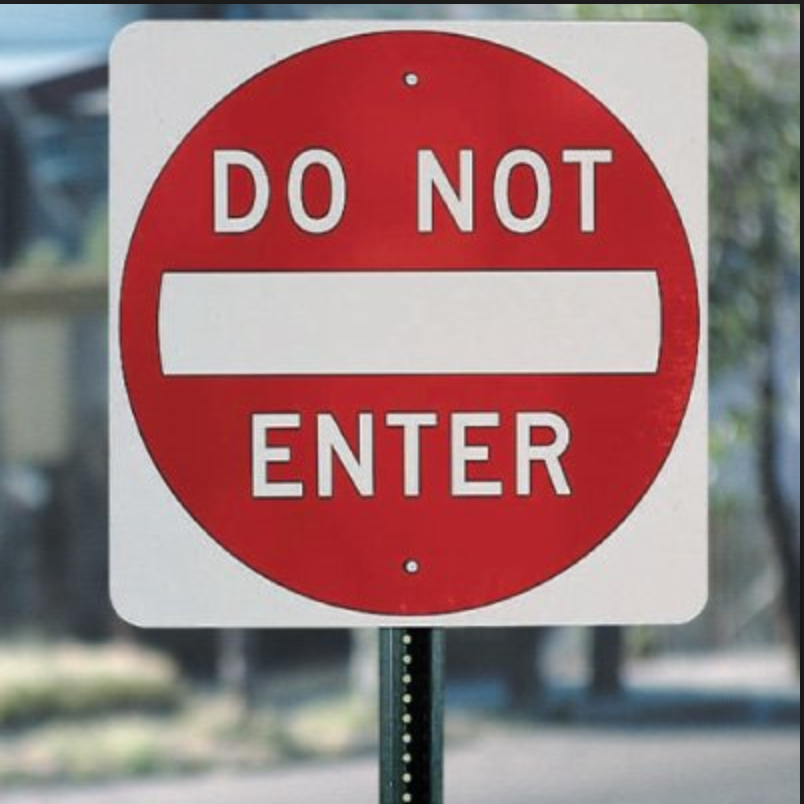
#> input picture cs6476/detect_traffic_signs_and_lights/input_images/img-5-a-1.png, 804 x 804 px, given in place of simple_tl.png, which was not available
$ python experiment.py   (Python 2 division)   (older library calls are emulated)
#> lines starting #> are read from the running program, lines starting #| are printed output that depends on the picture; after the words box and inside, x2 and y2 are one past the last pixel; in counts of white or black regions, pixels touching at a corner belong together; pictures that were not available may be replaced by others from this repository, and a replacement may not be noted
### cs6476/detect_traffic_signs_and_lights/ps2.py
"""
CS6476 Problem Set 2 imports. Only Numpy and cv2 are allowed.
"""
import cv2
import numpy as np

# enable this flag to pass Bonnie
traffic_light_bonnie = False

bonnies_test = False
debug = False
plot = True
error_centroid = (-1,-1)

def printConfig():
    if bonnies_test:
        print('bonnie_test is enabled')
    else:
        print('bonnie_test is disabled')

    if plot:
        print('plot is enabled')
    else:
        print('plot is disabled')
    if debug:
        print('debug is enable')
    else:
        print('debug is disabled')

if bonnies_test:
    warning_hough_params = {'rho':1,'theta':1,'threshold':5,'min_length':20,'min_gap':10}
    yield_hough_params = {'rho':1,'theta':6,'threshold':1,'min_length':1,'min_gap':1}
    stop_hough_params = {'rho':1,'theta':1,'threshold':1,'min_length':1,'min_gap':1}
    # DNE sign params are in its function
    # Traffic light circle parameters
    traffic_light_hough_params = {'rho':1,'theta':1,'threshold':10,'min_length':1,'min_gap':1}
    radii_range = range(15,30,1)
    traffic_light_circle_hough_params = {'radii_range':radii_range,'param1':40,'param2':2}
else:
    traffic_light_hough_params = {'rho':1,'theta':1,'threshold':1,'min_length':1,'min_gap':1}

    # color masking does not work well here due to that the sun has the same color the warning sign
    # To fix: tune the parameters -> circles have shorter line length
    # this passes the local test file and works fine for part3
    # For part 4: warning sign is much hard to detect as the noise makes the sun detectable in this case.
    warning_hough_params = {'rho':1,'theta':1,'threshold':35,'min_length':15,'min_gap':0}

    # color masking can indentify 3 objects: traffic light (red circle), do not enter sign, and yield sign.
    # To fix: tuine the parameters: first two objects are circle and their straight lines are much shorted than the yield sign
    # increase the min_length
    yield_hough_params = {'rho':1,'theta':1,'threshold':20,'min_length':70,'min_gap':20}

    # stop sign does not need tuning as the color is unique as compare to other red objects
    stop_hough_params = {'rho':1,'theta':6,'threshold':1,'min_length':1,'min_gap':1}

    # using hough circle for multiple signs on the image
    # tune the radii range to the size of DNE sign sshould make it work
    # increase param2 -> less circles
    # NOTE: now it may detect stop sign as circle, but it is only taking the first cicle as the centroid
    # DNE sign should be the first circle that it should have get more votes in the houghCicle proceddure.

    # TODO: this method is very dependent on the size of the DNE sign on the image.
    radii_range = range(15,40,1)
    dne_hough_params = {'radii_range':radii_range,'param1':40,'param2':15}

    # Traffic light circle parameters
    radii_range = range(15,30,1)
    traffic_light_circle_hough_params = {'radii_range':radii_range,'param1':40,'param2':2}

printConfig()

def getTrafficLightState(img_in,radii_range):
    # Convert to grayscale
    img_in_gray = cv2.cvtColor(img_in, cv2.COLOR_BGR2GRAY)

    # Apply Gaussian Blue to reduce the noise and false positive rate
    img_in_gaussian_blur = cv2.GaussianBlur(img_in_gray, (9,9), 0)

    # Hough circle
    coordinates = [0]
    param2_val = 15
    while len(coordinates) != 3 and param2_val > 0:
        circles = cv2.HoughCircles(img_in_gaussian_blur, cv2.cv.CV_HOUGH_GRADIENT,1, max(radii_range),
            param1=25,param2=param2_val,
            minRadius=min(radii_range),
            maxRadius=max(radii_range))

        circles = np.uint16(np.around(circles))
        coordinates = []
        sun_luma_threshold = 200
        # (i[0],i[1]) -> (col,row)
        for i in circles[0,:]:
            x,y = i[0],i[1]
            if img_in_gray[y][x] > sun_luma_threshold:
                radius = i[2]
                red_zone_coord = img_in[y-radius*2][x]
                if red_zone_coord[0] != 0 or red_zone_coord[1] != 0:
                    continue
            coordinates.append([x,y])
        param2_val -= 1

    #inorder of red to green light
    coordinates.sort(key=lambda x: x[1])
    state = "Unknown"
    for x,y in coordinates:
        bgr = img_in[y][x]
        if 255 in bgr:
            if bgr[1] == 255 and bgr[2] == 255:
                state = 'yellow'
            elif bgr[1] == 255:
                state = 'green'
            else:
                state = 'red'
    return tuple(coordinates[1]),state

def traffic_light_detection(img_in, radii_range, enable_circle_method=True, force_circle_method_off=False):

    # do not care about state here
    # plot images
    image_name = 'traffic_light/traffic_light'
    method = 'segment'
    # HSV color masking
    hsv,mask,masked_img = colorMask(img_in,color_mask_single='gray')
    # gaussian filter
    img_in_gaussian_blur = cv2.GaussianBlur(masked_img, (9,9), 0)
    # Canny Edge Detection:
    threshold1 = 150
    threshold2 = 350
    apertureSize = 5
    img_in_canny = cv2.Canny(img_in_gaussian_blur, threshold1 = threshold1, threshold2 = threshold2, apertureSize = apertureSize)
    lines = houghLines(img_in_canny,traffic_light_hough_params)

    if (lines is None and enable_circle_method) and force_circle_method_off is False:
        method = 'circle'
#        hsv,mask,masked_img = colorMask(img_in,color_mask_single='warning')
        img_in_gray = cv2.cvtColor(img_in, cv2.COLOR_BGR2GRAY)
        img_in_gaussian_blur = cv2.GaussianBlur(img_in_gray, (9,9), 0)
        lines = houghLines(img_in_gaussian_blur,traffic_light_circle_hough_params,method='circle')

    if plot:
        cv2.imwrite("./{}_masked_img.png".format(image_name), masked_img)
        cv2.imwrite("./{}_mask.png".format(image_name), mask)
        cv2.imwrite("./{}_canny.png".format(image_name), img_in_canny)
    drawHoughLines(img_in,lines,image_name=image_name,method=method)

    coord,state = getTrafficLightState(img_in,radii_range)

    if traffic_light_bonnie:
        return coord,state

    if method == 'segment':
        return findCentroid(img_in, lines, 'traffic_light_segment', image_name),state
    else:
        return findCentroid(img_in, lines, 'traffic_light_circle', image_name),state

# [504 lines left out: functions yield_sign_detection, stop_sign_detection, warning_sign_detection, construction_sign_detection, do_not_enter_sign_detection, traffic_sign_detection and 12 more, not called in this run]

def drawHoughLines(img_in, lines, method = 'segment', image_name = 'hough_line', color = [0,0,0], thickness = 2 ):
    if lines is None:
        return -1

    if debug:
        print("Debug: hough lines are:",lines)
        print("Debug: number of hough lines are:",len(lines[0]))
    img_copy = np.copy(img_in)
    if method == 'segment':
        for line in lines[0]:
            x1 = line[0]
            y1 = line[1]
            x2 = line[2]
            y2 = line[3]
            cv2.line(img_copy,(x1,y1),(x2,y2),color,thickness)
    elif method == 'circle':
        for x,y,r in lines[0]:
            cv2.circle(img_copy, (x, y), 2, color, thickness)
            cv2.circle(img_copy, (x, y), r, color, thickness)
    else:
        for line in lines:
            for rho,theta in line:
                a = np.cos(theta)
                b = np.sin(theta)
                x0 = a*rho
                y0 = b*rho
                x1 = int(x0 + 1000*(-b))
                y1 = int(y0 + 1000*(a))
                x2 = int(x0 - 1000*(-b))
                y2 = int(y0 - 1000*(a))
                cv2.line(img_copy,(x1,y1),(x2,y2),color,thickness)

    if plot:
        cv2.imwrite("./{}_hough_line.png".format(image_name), img_copy)

def houghLines(img_in, params, method = 'segment'):
    if method == 'segment':
        expected_params = ['rho', 'theta', 'threshold', 'min_length', 'min_gap']
        if len(expected_params) != len(params.keys()):
            raise ValueError("def houghLines: the length of parameters is not expected.")
        for param in expected_params:
            if param not in params:
                raise ValueError("def houghLines: parameter",param,"is not found in the argument.")
        lines = cv2.HoughLinesP(img_in, rho = params['rho'], theta = params['theta']*np.pi/180, threshold = params['threshold'], minLineLength = params['min_length'], maxLineGap = params['min_gap'])
    elif method == 'circle':
        radii_range = params['radii_range']
        param1 = params['param1']
        param2 = params['param2']

        circles = cv2.HoughCircles(img_in, cv2.cv.CV_HOUGH_GRADIENT,1, max(radii_range),
            param1=param1,param2=param2,
            minRadius=min(radii_range),
            maxRadius=max(radii_range))
        if circles is not None:
            circles = np.uint16(np.around(circles))
        return circles
    else:
        # not used
        lines = cv2.HoughLines(img_in, rho=params['rho'], theta=params['theta']*np.pi/180, threshold=params['threshold'])
    return lines

def colorMask(img_in, color_mask_lower = False, color_mask_upper = False, color_mask_single = False):

    color_map = {'yield':[0,255,255],'stop':[0,255,204],'dne':[0,255,255],'warning':[30,255,255],'construct':[15,255,255],'black':[0,0,0],'gray':[0,0,51]}

    img_copy = np.copy(img_in)
    if not color_mask_single and not color_mask_upper and not color_mask_single:
        raise ValueError("def colorMask: the color must be specified.")

    if color_mask_single is not False:
        if color_mask_single in color_map:
            color_arg = color_map[color_mask_single]
        else:
            color_arg = color_mask_single
        lower_color = np.array(color_arg)
        upper_color = np.array(color_arg)
    else:
        lower_color = np.array(color_mask_lower)
        upper_color = np.array(color_mask_upper)

    if debug:
        print("Debug: lower_color",lower_color," Upper_color",upper_color)
    hsv = cv2.cvtColor(img_copy, cv2.COLOR_BGR2HSV)
    mask = cv2.inRange(hsv, lower_color, upper_color)
    masked_img = cv2.bitwise_and(img_in,img_in, mask= mask)

    return (hsv,mask,masked_img)


# [4 lines left out: function computeAngle, not called in this run]

### cs6476/detect_traffic_signs_and_lights/experiment.py
"""
CS6476: Problem Set 2 Experiment file

This script contains a series of function calls that run your ps2
implementation and output images so you can verify your results.
"""


import cv2
import numpy as np
import ps2


# [75 lines left out: functions draw_tl_center, mark_traffic_signs, not called in this run]

def part_1():

    input_images = ['simple_tl', 'scene_tl_1', 'scene_tl_2', 'scene_tl_3']
    output_labels = ['ps2-1-a-1', 'ps2-1-a-2', 'ps2-1-a-3', 'ps2-1-a-4']
    # Define a radii range, you may define a smaller range based on your
    # observations.
    radii_range = range(10, 30, 1)
    for img_in, label in zip(input_images, output_labels):

        tl = cv2.imread("input_images/{}.png".format(img_in))
#> tl is the input picture: shape (804, 804, 3); mean B, G, R 121.4, 120.3, 154.6
        coords, state = ps2.traffic_light_detection(tl, radii_range)
#> in houghLines, `lines = cv2.HoughLinesP(img_in, rho = params['rho'], theta = params['t..`: lines = None
#> in traffic_light_detection, `img_in_gray = cv2.cvtColor(img_in, cv2.COLOR_BGR2GRAY)`:
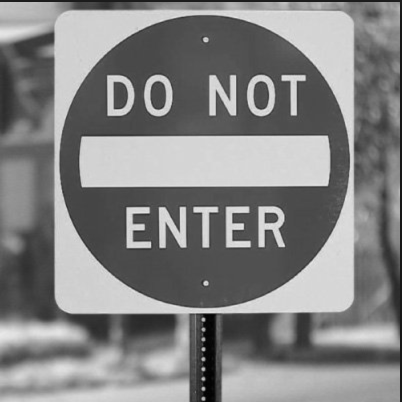
#> img_in_gray: shape (804, 804) (shown at 1/2 size); min 1, max 240, mean 130.6
#> in houghLines (call 2), `circles = cv2.HoughCircles(img_in, cv2.cv.CV_HOUGH_GRADIENT,1, max(rad..`: circles = 327 rows, first 8: [544.5, 435.5, 23.8], [316.5, 176.5, 27.3], [521.5, 176.5, 27.2], [316.5, 206.5, 26.1], [237.5, 202.5, 28.4], [521.5, 207.5, 25], [417.5, 737.5, 25.8], [564.5, 658.5, 28.4]
#> in houghLines (call 2), `circles = np.uint16(np.around(circles))`: circles = 327 rows, first 8: [544, 436, 24], [316, 176, 27], [522, 176, 27], [316, 206, 26], [238, 202, 28], [522, 208, 25], [418, 738, 26], [564, 658, 28]
#> in traffic_light_detection, `lines = houghLines(img_in_gaussian_blur,traffic_light_circle_hough_par..`: lines has the same summary as circles in houghLines
#> the loop in drawHoughLines, `for x,y,r in lines[0]:` made 327 passes
#> after the loop in drawHoughLines, `for x,y,r in lines[0]:`:
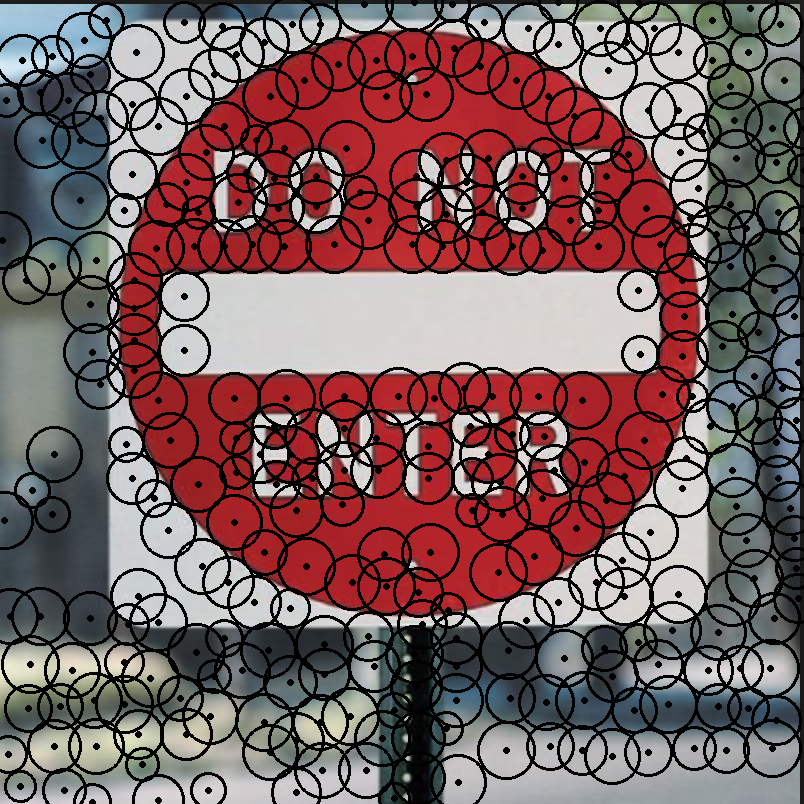
#> img_copy: shape (804, 804, 3); mean B, G, R 95, 94.1, 120.7
#> after the loop in getTrafficLightState, `while len(coordinates) != 3 and param2_val > 0:`: param2_val = 7

        img_out = draw_tl_center(tl, coords, state)
        cv2.imwrite("output/{}.png".format(label), img_out)


# [67 lines left out: functions part_2, part_3, part_4, part_5a, part_5b, not called in this run]


if __name__ == '__main__':
#> (the run stopped early here; a loop or call above may not have finished)

$ run again, on cs6476/detect_traffic_signs_and_lights/input_images/img-5-b-2.png
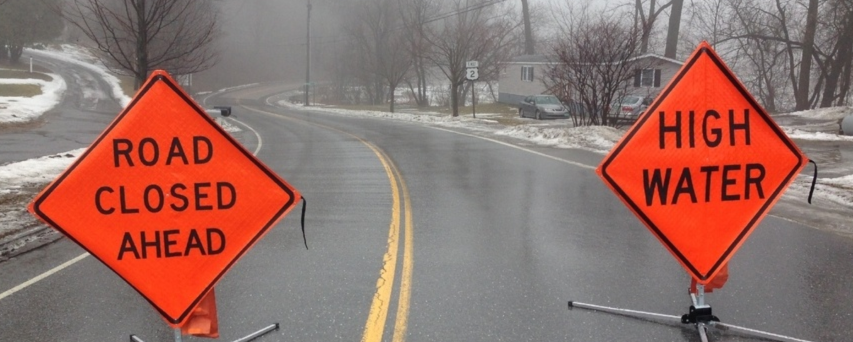
#> input picture cs6476/detect_traffic_signs_and_lights/input_images/img-5-b-2.png, 1706 x 684 px, given in place of simple_tl.png, which was not available (shown at 1/2 size)
#> in part_1, tl is the input picture: shape (684, 1706, 3); mean B, G, R 105.5, 112.2, 147.4
#> hsv: shape (684, 1706, 3); mean H, S, V 52.7, 56.7, 147.9
#> in colorMask, `mask = cv2.inRange(hsv, lower_color, upper_color)`:
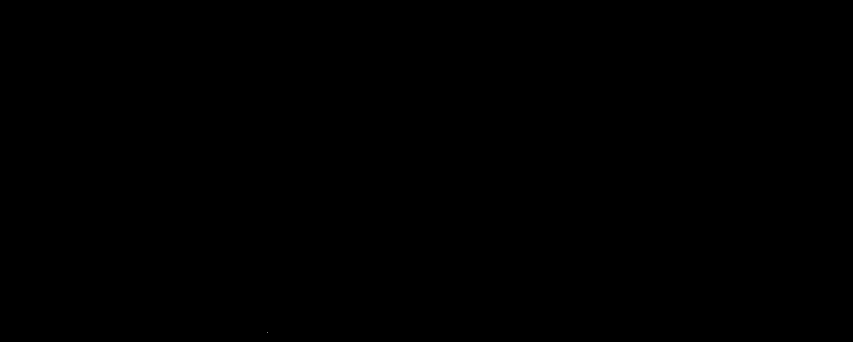
#> mask: shape (684, 1706) (shown at 1/2 size); 0% white in thin lines or dots, all inside (x1, y1, x2, y2) = (534, 665, 535, 666)
#> img_in_canny: shape (684, 1706); every value is 0
#> in houghLines, `lines = cv2.HoughLinesP(img_in, rho = params['rho'], theta = params['t..`: lines = None
#> in houghLines (call 2), `circles = cv2.HoughCircles(img_in, cv2.cv.CV_HOUGH_GRADIENT,1, max(rad..`: circles = 686 rows, first 8: [1219.5, 179.5, 28.4], [1258.5, 58.5, 28.4], [1458.5, 96.5, 28.4], [1205.5, 101.5, 28.4], [1530.5, 51.5, 28.4], [1401.5, 40.5, 27.2], [1169.5, 105.5, 23.9], [487.5, 284.5, 28.4]
#> in houghLines (call 2), `circles = np.uint16(np.around(circles))`: circles = 686 rows, first 8: [1220, 180, 28], [1258, 58, 28], [1458, 96, 28], [1206, 102, 28], [1530, 52, 28], [1402, 40, 27], [1170, 106, 24], [488, 284, 28]
#> in traffic_light_detection, `lines = houghLines(img_in_gaussian_blur,traffic_light_circle_hough_par..`: lines has the same summary as circles in houghLines
#> the loop in drawHoughLines, `for x,y,r in lines[0]:` made 686 passes
#> after the loop in drawHoughLines, `for x,y,r in lines[0]:`:
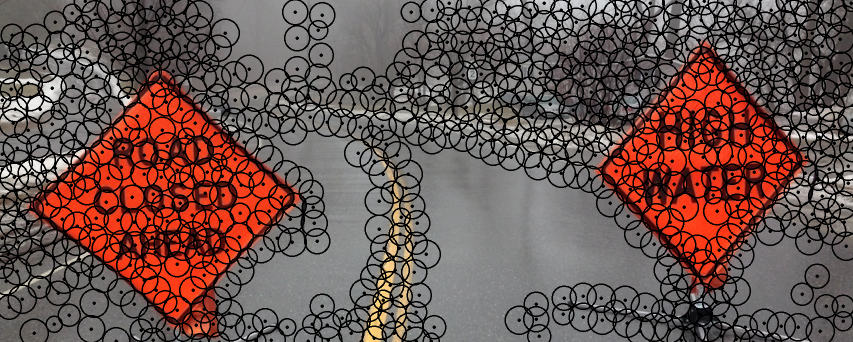
#> img_copy: shape (684, 1706, 3) (shown at 1/2 size); mean B, G, R 79.4, 84, 108.4
#> after the loop in getTrafficLightState, `while len(coordinates) != 3 and param2_val > 0:`: param2_val = 11
